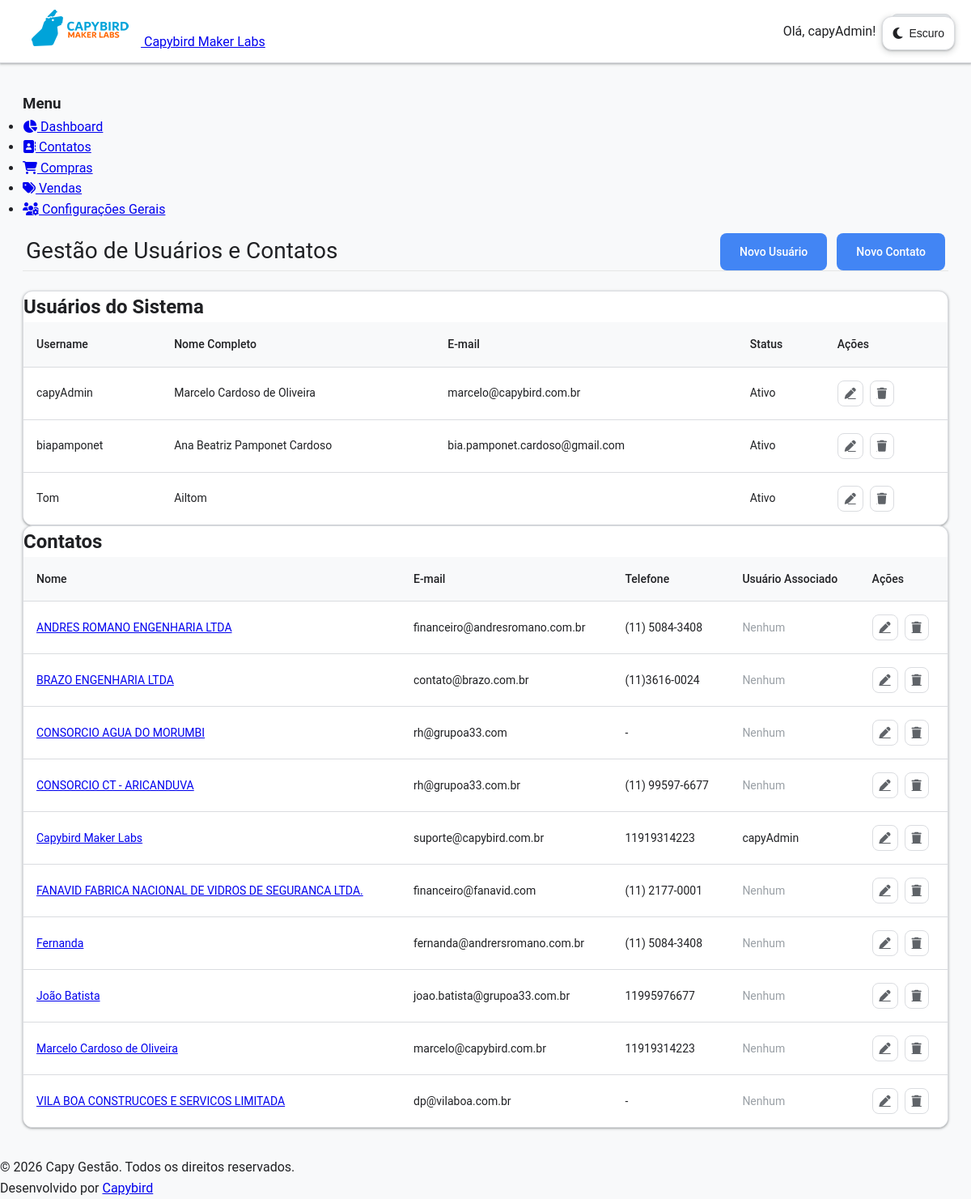
Before: /management/ (signed in) with the older database file.
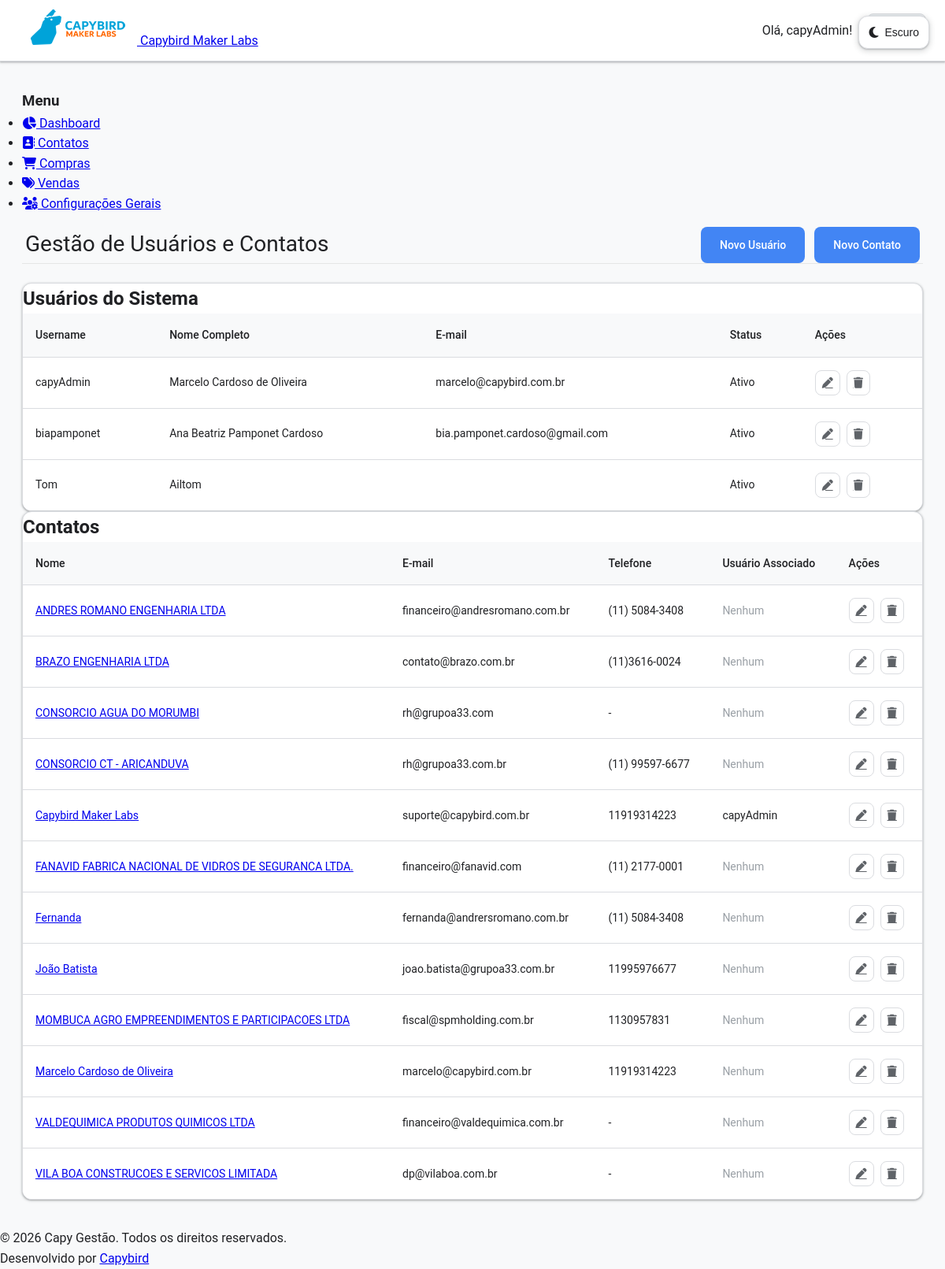
After: the same page with the newer database file.
### contacts/models.py (models this page shows, shortened)
class Contact(models.Model):
    class PersonType(models.TextChoices):
        INDIVIDUAL = "PF", _("Pessoa Física")
        LEGAL = "PJ", _("Pessoa Jurídica")
    class OrganizationType(models.TextChoices):
        SYSTEM_HOLDER = "HOLDER", _("Gestor do Sistema")  # A sua empresa
        CLIENT = "CLIENT", _("Cliente")  # As empresas clientes
        OTHER = "OTHER", _("Outro")  # Outros tipos de contato PJ
    name = models.CharField(max_length=255, verbose_name=_("Nome Completo"))
    email = models.EmailField(max_length=255, unique=True)
    phone = models.CharField(
        max_length=20,
        blank=True,
        null=True,
        verbose_name=_("Telefone"),
        validators=[
            RegexValidator(
                regex=r'^\+?1?\d{9,15}$',
                message=_("O número de telefone deve estar no formato: '+999999999'. Até 15 dígitos permitidos.")
            )
        ]
    )
    person_type = models.CharField(
        max_length=2,
        choices=PersonType.choices,
        default=PersonType.INDIVIDUAL,
        verbose_name=_("Tipo de Pessoa"),
        db_index=True,
    )
    document = models.CharField(
        max_length=18,
        unique=True,
        blank=True,
        null=True,
        verbose_name=_("CPF/CNPJ"),
        db_index=True,
    )
    is_active = models.BooleanField(default=True, verbose_name=_("Ativo"))
    user = models.OneToOneField(
        User,
        on_delete=models.SET_NULL,
        null=True,
        blank=True,
        verbose_name=_("Usuário Associado"),
        related_name="contact_profile",
    )
    company = models.ForeignKey(
        "self",
        on_delete=models.SET_NULL,
        null=True,
        blank=True,
        verbose_name="Empresa Associada (PJ)",
        limit_choices_to={
            "person_type": "PJ"
        },  # Garante que só PJs possam ser selecionadas aqui
    )
    created_at = models.DateTimeField(auto_now_add=True)
    updated_at = models.DateTimeField(auto_now=True)
    class Meta:
        verbose_name = "Contato"
        verbose_name_plural = "Contatos"
        ordering = ["name"]
    class OrganizationType(models.TextChoices):
        SYSTEM_HOLDER = "HOLDER", "Gestor do Sistema"  # A sua empresa
        CLIENT = "CLIENT", "Cliente"  # As empresas clientes
        OTHER = "OTHER", "Outro"  # Outros tipos de contato PJ
    organization_type = models.CharField(
        max_length=10,
        choices=OrganizationType.choices,
        default=OrganizationType.OTHER,
        verbose_name="Classificação da Organização",
        blank=True,
    )
    logo = models.ImageField(
        upload_to="logos/", null=True, blank=True, verbose_name="Logomarca da Empresa"
    )

### core_app/views.py (the view)
# urls.py: path("management/", ManagementListView.as_view(), name="management_list"),
class ManagementListView(LoginRequiredMixin, TemplateView):
    template_name = "management_list.html"
    def get_context_data(self, **kwargs):
        context = super().get_context_data(**kwargs)
        context["contacts"] = Contact.objects.all().select_related("user")
        context["users"] = User.objects.all()
        context["title"] = "Gestão de Usuários e Contatos"
        return context

### core_app/context_processors.py (called while the page is built, shortened)
def system_branding_processor(request):
    HOLDER_CACHE_KEY = "system_holder_branding"
    holder_data = cache.get(HOLDER_CACHE_KEY)
    if not holder_data:
        try:
            system_holder = Contact.objects.get(
                organization_type=Contact.OrganizationType.SYSTEM_HOLDER
            )
            holder_data = {
                "system_holder_name": system_holder.name,
                "system_holder_logo": system_holder.logo,
            }
            cache.set(HOLDER_CACHE_KEY, holder_data, 3600)
        except Contact.DoesNotExist:
            holder_data = {
                "system_holder_name": "CAPY GESTÃO",
                "system_holder_logo": None,
            }
    return holder_data

### templates/management_list.html (shortened to what this page needs)
{% extends 'app_base.html' %}
{% load static %}
{% block app_content %}
<div class="management-header">
    <h1>{{ title }}</h1>
    <div class="management-actions">
        <a href="{% url 'user_create' %}" class="btn btn-primary">Novo Usuário</a>
        <a href="{% url 'contact_create' %}" class="btn btn-primary">Novo Contato</a>
    </div>
</div>
<div class="table-container">
    <h2>Usuários do Sistema</h2>
    <table class="styled-table">
        <thead>
            <tr>
                <th>Username</th>
                <th>Nome Completo</th>
                <th>E-mail</th>
                <th>Status</th>
                <th>Ações</th>
            </tr>
        </thead>
        <tbody>
            {% for user in users %}
            <tr>
                <td>{{ user.username }}</td>
                <td>{{ user.get_full_name }}</td>
                <td>{{ user.email }}</td>
                <td>{% if user.is_active %}Ativo{% else %}Inativo{% endif %}</td>
                <td>
                    <div class="action-buttons">
                        <a href="{% url 'user_update' user.pk %}" class="btn-icon btn-icon-edit" title="Editar">
                            <i class="fas fa-pen"></i>
                        </a>
                        <a href="{% url 'user_delete' user.pk %}" class="btn-icon btn-icon-delete" title="Excluir">
                            <i class="fas fa-trash"></i>
                        </a>
                    </div>
                </td>
            </tr>
            {% empty %}
            <tr>
                <td colspan="5">Nenhum usuário encontrado.</td>
            </tr>
            {% endfor %}
        </tbody>
    </table>
</div>
<div class="table-container">
    <h2>Contatos</h2>
    <table class="styled-table">
        <thead>
            <tr>
                <th>Nome</th>
                <th>E-mail</th>
                <th>Telefone</th>
                <th>Usuário Associado</th>
                <th>Ações</th>
            </tr>
        </thead>
        <tbody>
            {% for contact in contacts %}
            <tr>
                <td><a href="{% url 'contact_detail' contact.pk %}">{{ contact.name }}</a></td>
                <td>{{ contact.email }}</td>
                <td>{{ contact.phone|default:"-" }}</td>
                <td>
                    {% if contact.user %}
                        {{ contact.user.username }}
                    {% else %}
                        <span class="text-muted">Nenhum</span>
                    {% endif %}
                </td>
                <td>
                    <div class="action-buttons">
                        <a href="{% url 'contact_update' contact.pk %}" class="btn-icon btn-icon-edit" title="Editar">
                            <i class="fas fa-pen"></i>
                        </a>
                        <a href="{% url 'contact_delete' contact.pk %}" class="btn-icon btn-icon-delete" title="Excluir">
                            <i class="fas fa-trash"></i>
                        </a>
                    </div>
                </td>
            </tr>
            {% empty %}
            <tr>
                <td colspan="5">Nenhum contato encontrado.</td>
            </tr>
            {% endfor %}
        </tbody>
    </table>
</div>
{% endblock %}

### templates/base.html (shortened to what this page needs)
{% load static %}
<!DOCTYPE html>
<html lang="pt-br" data-theme="light">
<head>
    <link rel="stylesheet" href="{% static 'css/style.css' %}">
    <link rel="stylesheet" href="https://cdnjs.cloudflare.com/ajax/libs/font-awesome/6.5.0/css/all.min.css">
</head>
<body>
    <header>
        <nav class="navbar">
            <div class="text-2xl font-bold tracking-wide text-center">
            <a href="{% url 'home' %}">
                {% if system_holder_logo %}
                    <img src="{{ system_holder_logo.url }}" alt="Logo de {{ system_holder_name }}" class="client-logo-img">
                    <span class="system-name-small">{{ system_holder_name }}</span>
                {% else %}
                    <strong class="text-blue-400">{{ system_holder_name|default:"CAPY GESTÃO" }}</strong>
                {% endif %}
            </a>
            </div>
            <div class="nav-menu">
                {% if user.is_authenticated %}
                    <span>Olá, {{ user.username }}!</span>
                    <form class="logout-form" action="{% url 'logout' %}" method="post">
                        <button type="submit" class="btn btn-secondary">Sair</button>
                    </form>
                {% else %}
					<a href="{% url 'login' %}" class="btn btn-primary">Entrar</a>
                {% endif %}
            </div>
        </nav>
    </header>
    <main class="container">
        {% block content %}
        {% endblock %}
    </main>
    <button class="theme-toggle" id="themeToggle" title="Alternar tema">
        <i class="theme-toggle-icon fas fa-moon" id="themeIcon"></i>
        <span id="themeText">Escuro</span>
    </button>
    <footer>
        <div class="mt-auto text-sm text-gray-400">
            <p>© 2026 Capy Gestão. Todos os direitos reservados.</p>
            <p>Desenvolvido por <a href="https://www.capybird.com.br" class="text-blue-400">Capybird</a></p>
        </div>
    </footer>
</body>
</html>

Changed rows visible on the page:
added Contact: name "MOMBUCA AGRO EMPREENDIMENTOS E PARTICIPACOES LTDA", email "fiscal@spmholding.com.br", phone "1130957831", shows "Nenhum"
added Contact: name "VALDEQUIMICA PRODUTOS QUIMICOS LTDA", email "financeiro@valdequimica.com.br", phone "-", shows "Nenhum"
